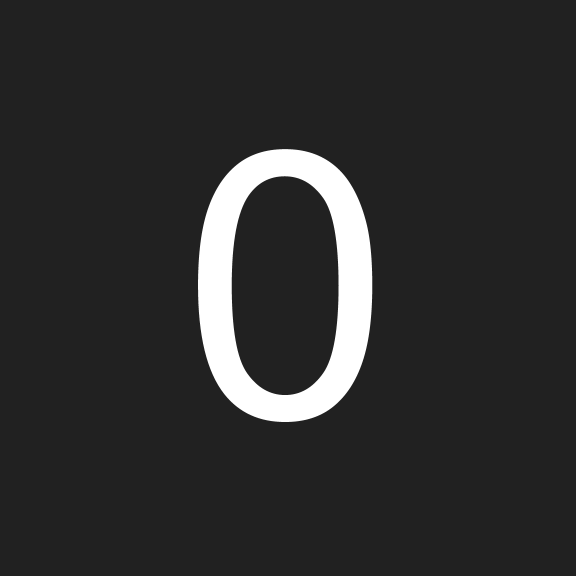
#> input picture data/Letters/0.png, 576 x 576 px, found by its file name
$ python odlc_test.py
#> lines starting #> are read from the running program, lines starting #| are printed output that depends on the picture; after the words box and inside, x2 and y2 are one past the last pixel; in counts of white or black regions, pixels touching at a corner belong together
import os
import cv2
import numpy as np

# If anybody else is running this, this should be changed
# image_path = "../../../Image-Generator/IMG_0602.JPG"
image_path = "../../../Image-Generator/Images/0.png"

img = cv2.imread(image_path)
#> img is the input picture: shape (576, 576, 3); min 33, max 255, mean 46.3
frame = cv2.cvtColor(img, cv2.COLOR_BGR2RGB)
gray = cv2.cvtColor(img, cv2.COLOR_BGR2GRAY)

# cv2.imshow('Base Image', cv2.resize(img, (img.shape[1] // 5, img.shape[0] // 6)))

# Otsu thresholding
# ret, thresh = cv2.threshold(gray, 0, 255, cv2.THRESH_BINARY+cv2.THRESH_OTSU)
# cv2.imshow('Otsu', cv2.resize(thresh, (img.shape[1]//5, img.shape[0]//6)))

# bilateral filtering
bilateral = cv2.bilateralFilter(img, 20, 100, 100)
# cv2.imshow('Bilateral', cv2.resize(bilateral, (img.shape[1] // 6, img.shape[0] // 6)))

# Canny Edge Detection seems to work really well on its own for filtering the letter/shape
edges = cv2.Canny(frame, 200, 300)
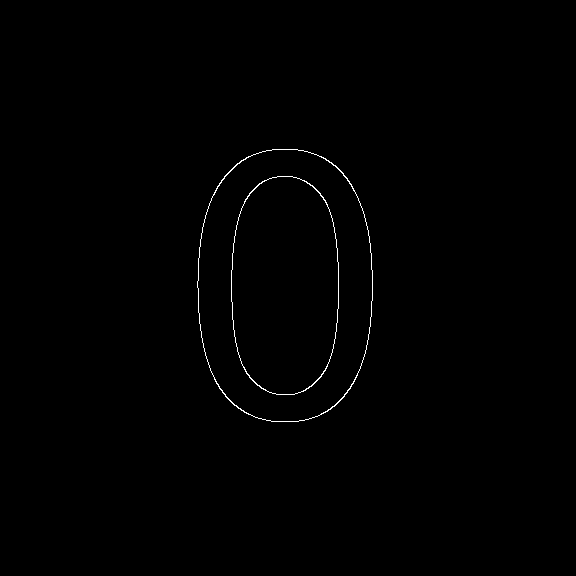
#> edges: shape (576, 576); 0.42% white in thin lines or dots, all inside (x1, y1, x2, y2) = (197, 149, 373, 422)
# cv2.imshow('Canny Edge Detection', cv2.resize(edges, (img.shape[1] // 6, img.shape[0] // 6)))

# Dilation + Canny edge detection
kernel = np.ones((19, 19))
dilation = cv2.dilate(edges, kernel, iterations=1)
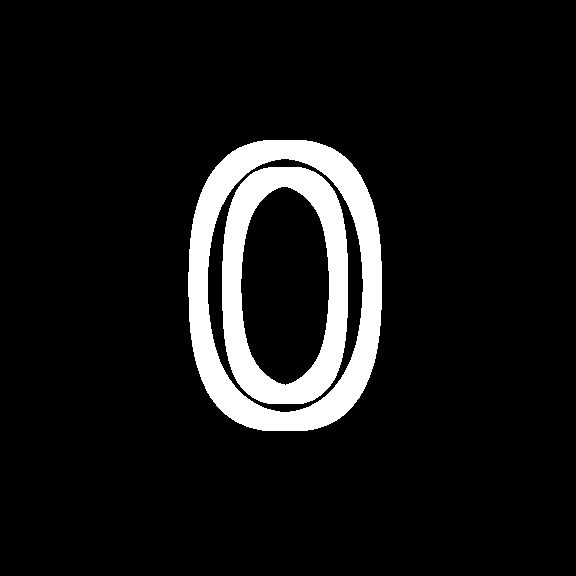
#> dilation: shape (576, 576); 8.8% white; 2 white regions
cv2.imshow('dilation', cv2.resize(dilation, (img.shape[1] // 6, img.shape[0] // 6)))
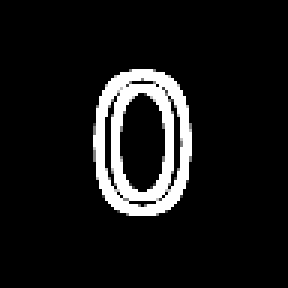
#> window 'dilation': shape (96, 96) (shown 3 times larger); min 0, max 255, mean 22.7

# [13 lines of commented-out code are left out]

contour_img = img
contours, hierarchy = cv2.findContours(dilation, cv2.RETR_TREE, cv2.CHAIN_APPROX_SIMPLE)
#> contours = 4 contours; box (x1, y1, x2, y2) and area: (188, 140, 382, 431) 47980, (207, 158, 364, 413) 31778, (222, 167, 348, 404) 25893, (240, 186, 330, 386) 14115
print(len(contours))
#| 4
# cv2.drawContours(contour_img, contours, -1, (0, 255, 0), 3)
for c in contours:
    if cv2.contourArea(c) <= 1000 or cv2.contourArea(c) >= 6000:
        continue
    x, y, w, h = cv2.boundingRect(c)
    cv2.rectangle(contour_img, (x, y), (x + w, y + h), (0, 255, 0), 2)
    center = (x, y)
    print(center)
    cv2.imshow('contour ' + str(center), img[y:y+h, x:x+h])
#> this loop made 4 passes
cv2.imshow('contour', cv2.resize(contour_img, (img.shape[1] // 3, img.shape[0] // 3)))
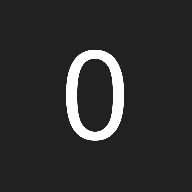
#> window 'contour': shape (192, 192, 3); min 33, max 255, mean 46.3


cv2.waitKey(0)
cv2.destroyAllWindows()

$ run again, with data/Letters/1.png copied over data/Letters/0.png
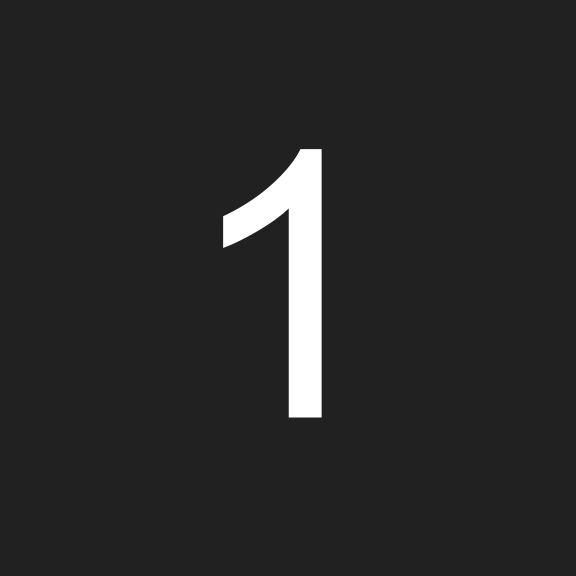
#> input picture data/Letters/1.png, 576 x 576 px, found by its file name
#> img is the input picture: shape (576, 576, 3); min 33, max 255, mean 40.4
#> `edges = cv2.Canny(frame, 200, 300)`:
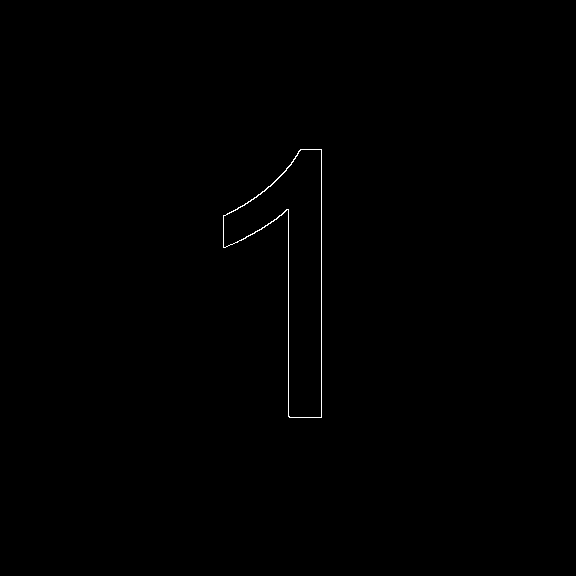
#> edges: shape (576, 576); 0.24% white in thin lines or dots, all inside (x1, y1, x2, y2) = (223, 149, 322, 418)
#> dilation: shape (576, 576); 4.6% white; 1 white region
#> contours = 2 contours; box (x1, y1, x2, y2) and area: (214, 140, 331, 427) 18556, (232, 158, 313, 409) 4106
#| 2
#> the loop `for c in contours:` made 2 passes
#> (x, y, w, h) on pass 2: (232, 158, 81, 251)
#> (printed output is left out)
#> `cv2.imshow('contour', cv2.resize(contour_img, (img.shape[1] // 3, img...`:
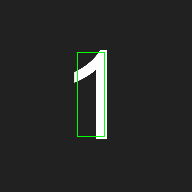
#> window 'contour': shape (192, 192, 3); mean B, G, R 39.5, 41, 39.5
